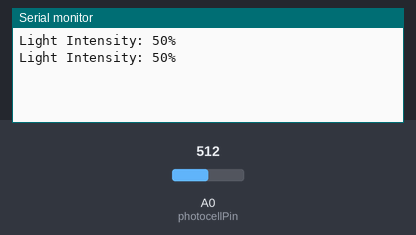
Bench run of a sketch on a simulated Arduino Uno, built with avr-gcc and run on an emulated ATmega328P. On the bench: the last lines printed to the serial monitor. The inputs (shaded band) are chosen by the test bench; at power-on: A0 (photocellPin) = 512.

Above: at 1.8 s.
1.9 s: A0 (photocellPin) set to 716
At 2.7 s:
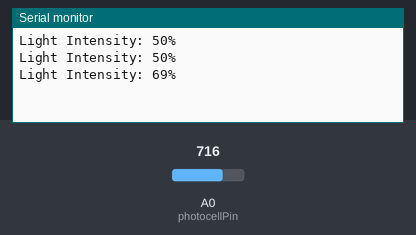
3.4 s: A0 (photocellPin) set to 900
At 4.8 s:
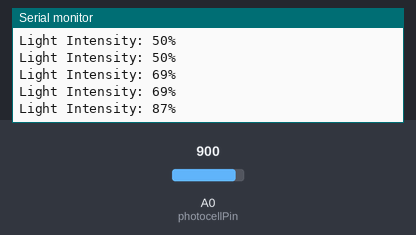
Timing chart, 0 to 6.4 s (numbered marks = the images above; inputs shaded):
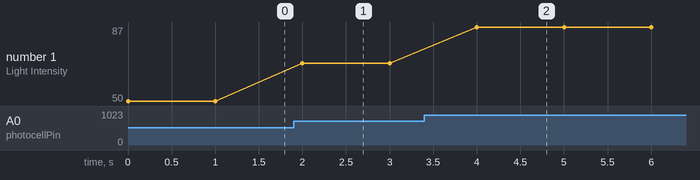

The sketch:

light_intensity_sensor.ino
```cpp
const int photocellPin = A0;  // Analog input pin for the photocell

void setup() {
  Serial.begin(9600);  // Initialize the serial communication
}

void loop() {
  int sensorValue = analogRead(photocellPin);  // Read the analog value from the photocell
  int lightIntensity = map(sensorValue, 0, 1023, 0, 100);  // Map the sensor value to a percentage between 0 and 100

  Serial.print("Light Intensity: ");
  Serial.print(lightIntensity);
  Serial.println("%");

  delay(1000);  // Delay for 1 second before taking the next reading
}
```

water_level_sensor_lcd.ino
```cpp
//#include <LiquidCrystal_I2C.h>
//LiquidCrystal_I2C lcd(0x27, 16, 2);
//
//void setup() {
//  Serial.begin(9600);
//  lcd.init();
//  lcd.backlight();
//}
//void loop() {
//  int value = analogRead(A0);
//  lcd.setCursor(0, 0);
//  lcd.print("Value :");
//  lcd.print(value);
//  lcd.print("   ");
//  Serial.println(value);
//
//  lcd.setCursor(0, 1);
//  lcd.print("W Level :");
//
//  if (value == 0) {
//    lcd.print("Empty ");
//  } else if (value > 1 && value < 350) {
//    lcd.print("LOW   ");
//  } else if (value > 350 && value < 450) {
//    lcd.print("Medium");
//  } else if (value > 510){
//    lcd.print("HIGH  ");
//  }
//}
```

Measured:
- after the input at 1.9 s, the serial monitor: prints a new line after 0.10 s (image 1)
- after the input at 3.4 s, the serial monitor: prints a new line after 0.60 s (image 2)
- plotted number 1: 50 → 69 after the input at 1.9 s, 69 → 87 after the input at 3.4 s
